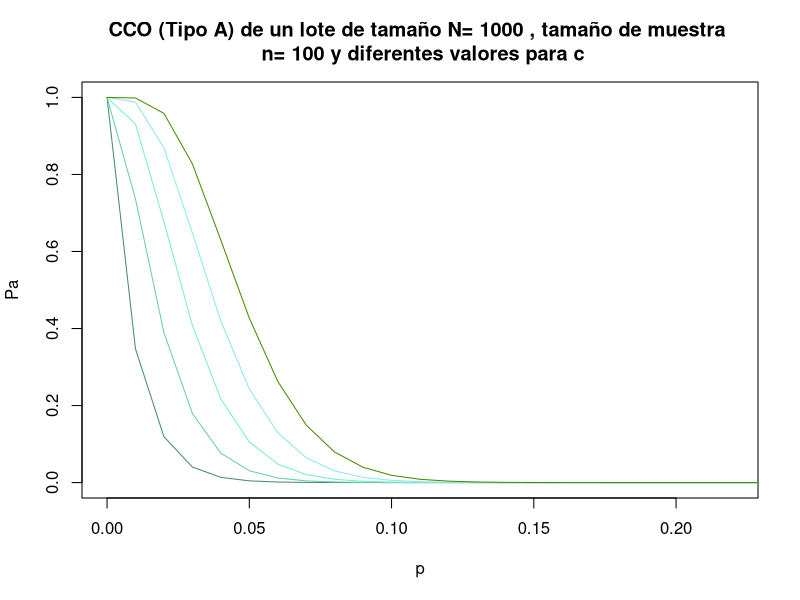
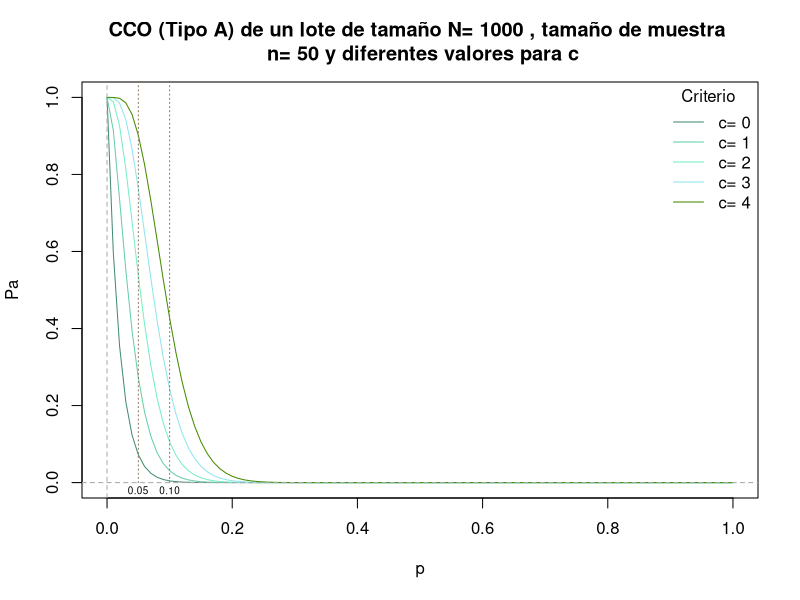
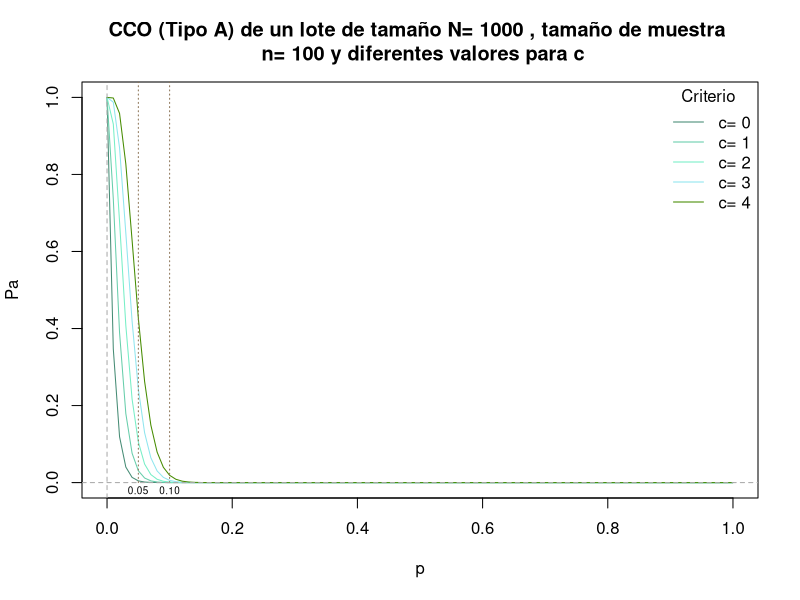
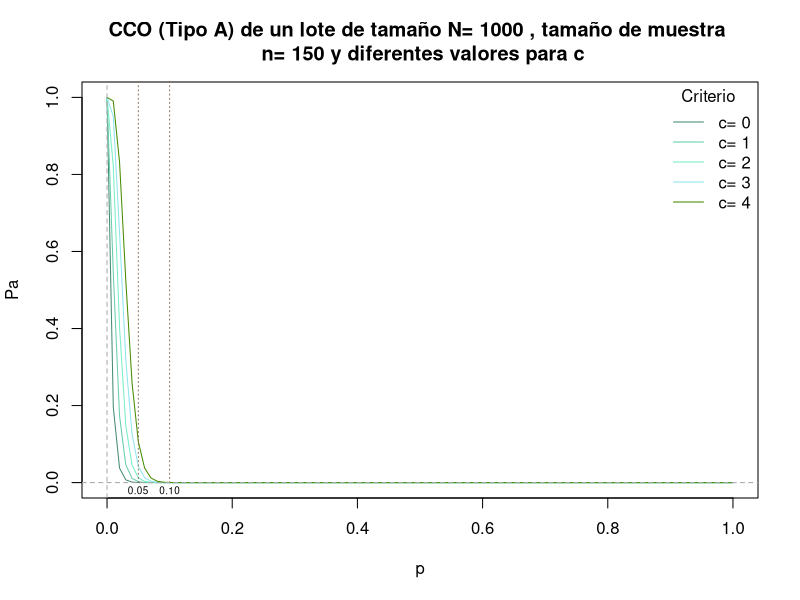
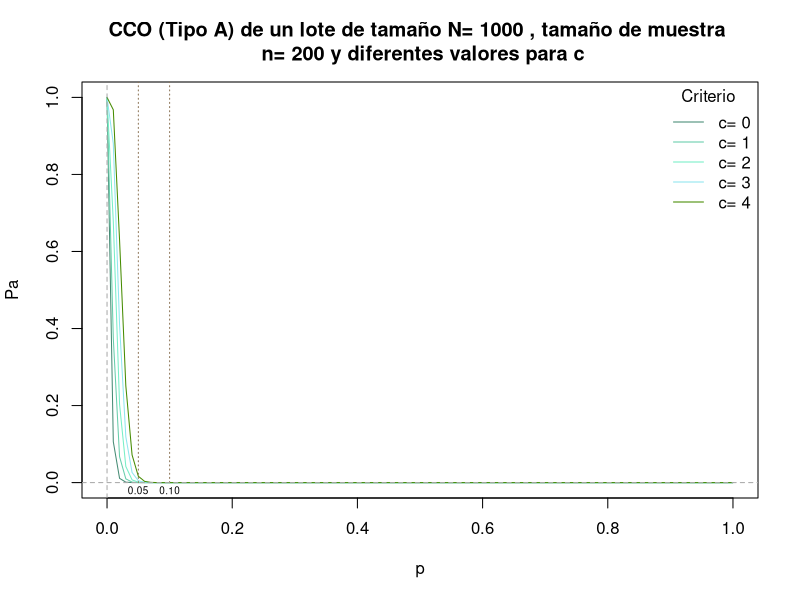
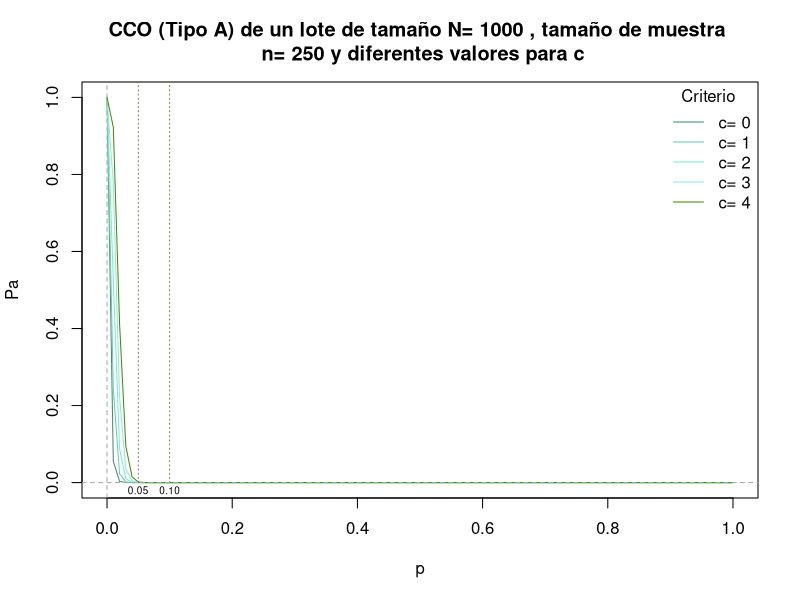
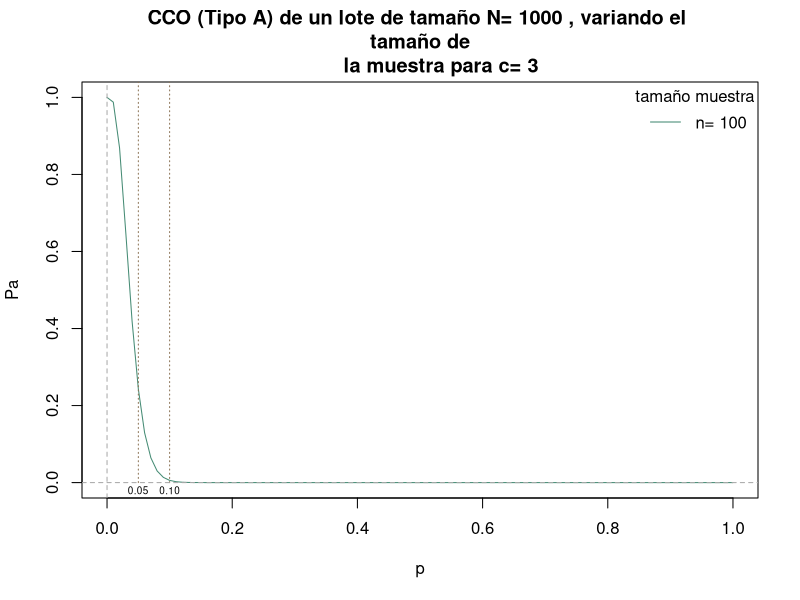
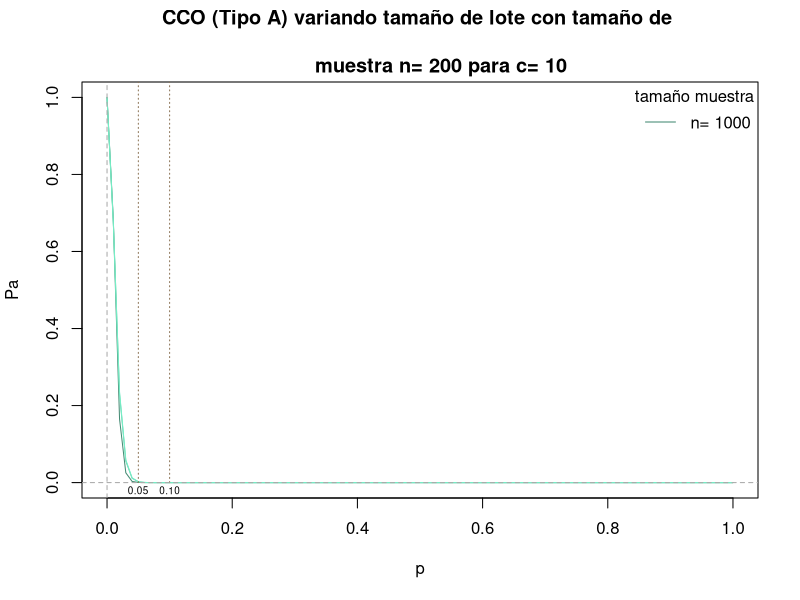

Source code (R) for these figures, in order:
# parámtros dados en # Facchinetti, S. 2022
N <- c(1000)
n <- c(50, 100, 150, 200, 250) 
c <- c(0, 1, 2, 3, 4)
n1 <- c(100) # n fijo
c1 <- c(3)  # c fijo
prop <- seq(0, 1, 0.01)

cols <- c("aquamarine4", "aquamarine3", "aquamarine2", "cadetblue2", "chartreuse4",
          "chartreuse3", "chartreuse2", "darkolivegreen3", "darkorange3", "dodgerblue2")

x11()
plot(prop, phyper(c[1], N[1]*prop, N[1]*(1 - prop), n1),
     main = paste("CCO (Tipo A) de un lote de tamaño N=", N[1], ", tamaño de muestra \n",
                  "n=",n1, "y diferentes valores para c"), type = "l", xlim = c(0, 0.22),
     col = cols[1], ylab = "Pa", xlab = "p")

c_rest <- c[-1]
for (i in 1:length(c_rest)) {
  lines(prop, phyper(c_rest[i], N[1]*prop,N[1]*(1 - prop), n1), lty= 1,
        col = cols[i + 1])
}






for(t_N in 1:length(N)){
  
  for (j in 1:length(n)) {
    x11()
    plot(prop, phyper(c[1], N[t_N ]*prop, N[t_N ]*(1 - prop), n[j]),
         main = paste("CCO (Tipo A) de un lote de tamaño N=", N[t_N ], ", tamaño de muestra \n",
                      "n=",n[j], "y diferentes valores para c"), type = "l",
         col = cols[1], ylab = "Pa", xlab = "p")
    index <- which(c < n[j])
    c_rest <- c[index][-1]
    for (i in 1:length(c_rest)) {
      lines(prop, phyper(c_rest[i], N[t_N ]*prop,N[t_N ]*(1 - prop), n[j]), lty= 1,
            col = cols[i + 1])
    }
    legend(x = "topright", legend = paste("c=",c[index]), col = cols[index], 
           title = "Criterio", lty= 1, box.lty = 0, bg = NA)
    # abline(v=c(0.05, 0.10), lty = 3, col = c("burlywood4"))
    segments(x0= 0.05, y0= 0, x1= 0.05, y1= 1.5, lty = 3, col = c("burlywood4"))
    segments(x0= 0.10, y0= 0, x1= 0.10, y1= 1.5, lty = 3, col = c("burlywood4"))
    abline(v= 0, h= 0, lty = 2, col = c("darkgray"))
    text(x= 0.05, y= -0.02, label= "0.05", cex = 0.6)
    text(x= 0.10, y= -0.02, label= "0.10", cex = 0.6)
  }
  
  for (j in 1:length(c1)) {
    x11()
    index <- which(n1 >  c1[j])
    if(length(index) > 0){ 
      n_rest <- n1[index]
      plot(prop, phyper(c1[j], N[t_N ]*prop, N[t_N ]*(1- prop), n_rest[1]),
           main = paste("CCO (Tipo A) de un lote de tamaño N=", N[t_N ], ", variando el \n tamaño de 
       la muestra para c=", c1[j]), type = "l",
           col = cols[1], ylab = "Pa", xlab = "p")
      n_rest2 <- n_rest[-1] 
      if(length(n_rest2)>0){
        for (i in 1:length(n_rest2)) {
          lines(prop, phyper(c1[j], N[t_N ]*prop,N[t_N ]*(1 - prop), n_rest2[i]), lty= 1,
                col = cols[i + 1])
        }
      }
      legend(x = "topright", legend = paste("n=",n_rest), col = cols[1:length(n_rest)],
             title = "tamaño muestra", lty= 1, box.lty = 0, bg = NA)
      segments(x0= 0.05, y0= 0, x1= 0.05, y1= 1.5, lty = 3, col = c("burlywood4"))
      segments(x0= 0.10, y0= 0, x1= 0.10, y1= 1.5, lty = 3, col = c("burlywood4"))
      abline(v= 0, h= 0, lty = 2, col = c("darkgray"))
      text(x= 0.05, y= -0.02, label= "0.05", cex = 0.6)
      text(x= 0.10, y= -0.02, label= "0.10", cex = 0.6)
    }
  }
}

x11()
plot(prop, phyper(2, 500*prop, 500*(1- prop), 200),
     main = paste("CCO (Tipo A) variando tamaño de lote con tamaño de \n 
       muestra n=", 200,"para c=", 10), type = "l",
     col = cols[1], ylab = "Pa", xlab = "p")
lines(prop, phyper(2, 5000*prop,5000*(1 - prop), 200), lty= 1,
      col = cols[2])
lines(prop, phyper(2, 50000*prop,50000*(1 - prop), 200), lty= 1,
      col = cols[3])
legend(x = "topright", legend = paste("n=",N), col = cols[1:length(N)],
       title = "tamaño muestra", lty= 1, box.lty = 0, bg = NA)
segments(x0= 0.05, y0= 0, x1= 0.05, y1= 1.5, lty = 3, col = c("burlywood4"))
segments(x0= 0.10, y0= 0, x1= 0.10, y1= 1.5, lty = 3, col = c("burlywood4"))
abline(v= 0, h= 0, lty = 2, col = c("darkgray"))
text(x= 0.05, y= -0.02, label= "0.05", cex = 0.6)
text(x= 0.10, y= -0.02, label= "0.10", cex = 0.6)
